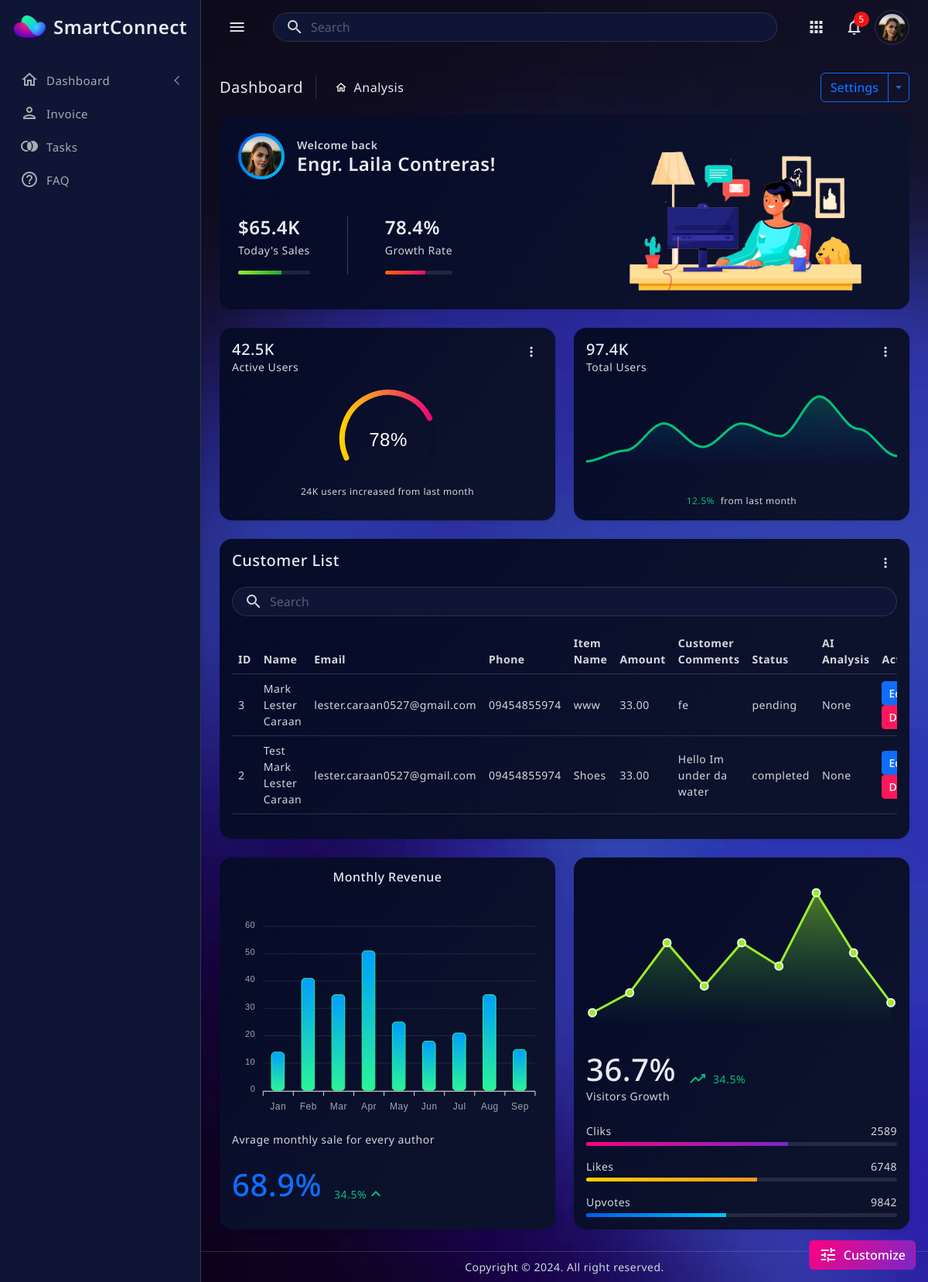
The page / on the database its author committed.
### app/models.py (models this page shows, shortened)
class Customer(models.Model):
    STATUS_CHOICES = [
        ('pending', 'Pending'),
        ('completed', 'Completed'),
        ('failed', 'Failed'),
    ]
    id = models.CharField(max_length=100, primary_key=True)  # Assuming ID is a string
    name = models.CharField(max_length=255)
    email = models.EmailField()
    phone = models.CharField(max_length=15, blank=True, null=True)  # Optional field
    item_name = models.CharField(max_length=255, blank=True, null=True)  # Optional field
    amount = models.DecimalField(max_digits=10, decimal_places=2, blank=True, null=True)  # Optional field for monetary values
    customer_comments = models.TextField(blank=True, null=True)  # Optional field
    status = models.CharField(max_length=20, choices=STATUS_CHOICES, default='pending')
    ai_analysis = models.TextField(blank=True, null=True)  # Optional field for AI-generated analysis
    created_at = models.DateTimeField(auto_now_add=True)

### app/views.py (the view)
# urls.py: path('', index, name='index'),  # Index route
def index(request):
    sync_customer_db()  # Ensure the in-memory data is up-to-date
    query = request.GET.get('q', '').strip()  # Get query string from the URL
    if query:
        customers = [data for data in customer_db.values() if matches_query(data, query)]
    else:
        customers = list(customer_db.values())
    return render(request, 'app/index.html', {'customers': customers})

### app/templates/app/index.html (shortened to what this page needs)
{% extends 'base.html' %}
{% load static %}
{% block content %}
  <main class="main-wrapper">
    <div class="main-content">
				<div class="page-breadcrumb d-none d-sm-flex align-items-center mb-3">
					<div class="breadcrumb-title pe-3">Dashboard</div>
					<div class="ps-3">
						<nav aria-label="breadcrumb">
							<ol class="breadcrumb mb-0 p-0">
								<li class="breadcrumb-item active" aria-current="page">Analysis</li>
							</ol>
						</nav>
					</div>
					<div class="ms-auto">
						<div class="btn-group" class="actions">
							<button type="button" class="btn btn-outline-primary">Settings</button>
							<button type="button"  class="btn btn-outline-primary split-bg-primary dropdown-toggle dropdown-toggle-split" data-bs-toggle="dropdown">	<span class="visually-hidden">Toggle Dropdown</span>
							</button>
						</div>
					</div>
				</div>
        <div class="row">
          <div class="col-xxl-8 d-flex align-items-stretch">
            <div class="card w-100 overflow-hidden rounded-4">
              <div class="card-body position-relative p-4">
                <div class="row">
                  <div class="col-12 col-sm-7">
                    <div class="d-flex align-items-center gap-3 mb-5">
                      <img src="{% static 'assets/images/avatars/01.png' %}" class="rounded-circle bg-grd-info p-1"  width="60" height="60" alt="user">
                      <div class="">
                        <p class="mb-0 fw-semibold">Welcome back</p>
                        <h4 class="fw-semibold mb-0 fs-4 mb-0">Engr. Laila Contreras!</h4>
                      </div>
                    </div>
                    <div class="d-flex align-items-center gap-5">
                      <div class="">
                        <h4 class="mb-1 fw-semibold d-flex align-content-center">$65.4K
                        </h4>
                        <p class="mb-3">Today's Sales</p>
                        <div class="progress mb-0" style="height:5px;">
                          <div class="progress-bar bg-grd-success" role="progressbar" style="width: 60%" aria-valuenow="25" aria-valuemin="0" aria-valuemax="100"></div>
                        </div>
                      </div>
                      <div class="">
                        <h4 class="mb-1 fw-semibold d-flex align-content-center">78.4%
                        </h4>
                        <p class="mb-3">Growth Rate</p>
                        <div class="progress mb-0" style="height:5px;">
                          <div class="progress-bar bg-grd-danger" role="progressbar" style="width: 60%" aria-valuenow="25" aria-valuemin="0" aria-valuemax="100"></div>
                        </div>
                      </div>
                    </div>
                  </div>
                  <div class="col-12 col-sm-5">
                    <div class="welcome-back-img pt-4">
                       <img src="{% static 'assets/images/gallery/welcome-back-3.png' %}" height="180" alt="">
                    </div>
                  </div>
                </div>
              </div>
            </div>
          </div>
          <div class="col-xl-6 col-xxl-2 d-flex align-items-stretch">
            <div class="card w-100 rounded-4">
              <div class="card-body">
                <div class="d-flex align-items-start justify-content-between mb-1">
                  <div class="">
                    <h5 class="mb-0">42.5K</h5>
                    <p class="mb-0">Active Users</p>
                  </div>
                  <div class="dropdown">
                    <a href="javascript:;" class="dropdown-toggle-nocaret options dropdown-toggle"
                      data-bs-toggle="dropdown">
                      <span class="material-icons-outlined fs-5">more_vert</span>
                    </a>
                  </div>
                </div>
                <div class="chart-container2">
                  <div id="chart1"></div>
                </div>
                <div class="text-center">
                  <p class="mb-0 font-12">24K users increased from last month</p>
                </div>
              </div>
            </div>
          </div>
          <div class="col-xl-6 col-xxl-2 d-flex align-items-stretch">
            <div class="card w-100 rounded-4">
              <div class="card-body">
                <div class="d-flex align-items-start justify-content-between mb-3">
                  <div class="">
                    <h5 class="mb-0">97.4K</h5>
                    <p class="mb-0">Total Users</p>
                  </div>
                  <div class="dropdown">
                    <a href="javascript:;" class="dropdown-toggle-nocaret options dropdown-toggle"
                      data-bs-toggle="dropdown">
                      <span class="material-icons-outlined fs-5">more_vert</span>
                    </a>
                  </div>
                </div>
                <div class="chart-container2">
                  <div id="chart2"></div>
                </div>
                <div class="text-center">
                  <p class="mb-0 font-12"><span class="text-success me-1">12.5%</span> from last month</p>
                </div>
              </div>
            </div>
          </div>
          <div class="col-lg-12 col-xxl-12 d-flex align-items-stretch">
            <div class="card w-100 rounded-4">
              <div class="card-body">
                <div class="d-flex align-items-start justify-content-between mb-3">
                  <div class="">
                    <h5 class="mb-0">Customer List</h5>
                  </div>
                  <div class="dropdown">
                    <a href="javascript:;" class="dropdown-toggle-nocaret options dropdown-toggle" data-bs-toggle="dropdown">
                      <span class="material-icons-outlined fs-5">more_vert</span>
                    </a>
                  </div>
                </div>
                <form method="GET" action="{% url 'index' %}">
                  <div class="order-search position-relative my-3">
                    <input
                      class="form-control rounded-5 px-5"
                      name="q"
                      type="text"
                      placeholder="Search"
                      value="{{ request.GET.q }}"
                    >
                    <span class="material-icons-outlined position-absolute ms-3 translate-middle-y start-0 top-50">search</span>
                  </div>
                </form>
                <div class="table-responsive">
                  <table class="table align-middle">
                    <thead>
                      <tr>
                        <th>ID</th>
                        <th>Name</th>
                        <th>Email</th>
                        <th>Phone</th>
                        <th>Item Name</th>
                        <th>Amount</th>
                        <th>Customer Comments</th>
                        <th>Status</th>
                        <th>AI Analysis</th>
                        <th>Actions</th>
                      </tr>
                    </thead>
                    <tbody>
                      {% for customer in customers %}
                      <tr>
                        <td>{{ customer.id }}</td>
                        <td>{{ customer.name }}</td>
                        <td>{{ customer.email }}</td>
                        <td>{{ customer.phone }}</td>
                        <td>{{ customer.item_name }}</td>
                        <td>{{ customer.amount }}</td>
                        <td>{{ customer.customer_comments }}</td>
                        <td>{{ customer.status }}</td>
                        <td>{{ customer.ai_analysis }}</td>
                        <td>
                          <button
                            class="btn btn-primary btn-sm"
                            data-bs-toggle="modal"
                            data-bs-target="#editCustomerModal"
                            onclick="populateEditForm(
                              '{{ customer.id }}',
                              '{{ customer.name }}',
                              '{{ customer.email }}',
                              '{{ customer.phone }}',
                              '{{ customer.item_name }}',
                              '{{ customer.amount }}',
                              '{{ customer.customer_comments }}',
                              '{{ customer.status }}',
                              '{{ customer.ai_analysis }}'
                            )"
                          >
                            Edit
                          </button>
                          <button
                            class="btn btn-danger btn-sm"
                            data-bs-toggle="modal"
                            data-bs-target="#deleteCustomerModal"
                            onclick="populateDeleteForm('{{ customer.id }}')"
                          >
                            Delete
                          </button>
                        </td>
                      </tr>
                      {% endfor %}
                    </tbody>
                  </table>
                </div>
              </div>
            </div>
          </div>
          <div class="col-xl-6 col-xxl-8 d-flex align-items-stretch">
            <div class="card w-100 rounded-4">
              <div class="card-body">
                <div class="text-center">
                  <h6 class="mb-0">Monthly Revenue</h6>
                </div>
                <div class="mt-4" id="chart5"></div>
                <p>Avrage monthly sale for every author</p>
                <div class="d-flex align-items-center gap-3 mt-4">
                  <div class="">
                    <h1 class="mb-0 text-primary">68.9%</h1>
                  </div>
                  <div class="d-flex align-items-center align-self-end">
                    <p class="mb-0 text-success">34.5%</p>
                    <span class="material-icons-outlined text-success">expand_less</span>
                  </div>
                </div>
              </div>
            </div>
          </div>
          <div class="col-xl-6 col-xxl-4 d-flex align-items-stretch">
            <div class="card w-100 rounded-4">
              <div class="card-body">
                <div id="chart8"></div>
                <div class="d-flex align-items-center gap-3 mt-4">
                  <div class="">
                    <h1 class="mb-0">36.7%</h1>
                  </div>
                  <div class="d-flex align-items-center align-self-end gap-2">
                    <span class="material-icons-outlined text-success">trending_up</span>
                    <p class="mb-0 text-success">34.5%</p>
                  </div>
                </div>
                <p class="mb-4">Visitors Growth</p>
                <div class="d-flex flex-column gap-3">
                  <div class="">
                    <p class="mb-1">Cliks <span class="float-end">2589</span></p>
                    <div class="progress" style="height: 5px;">
                      <div class="progress-bar bg-grd-primary" style="width: 65%"></div>
                    </div>
                  </div>
                  <div class="">
                    <p class="mb-1">Likes <span class="float-end">6748</span></p>
                    <div class="progress" style="height: 5px;">
                      <div class="progress-bar bg-grd-warning" style="width: 55%"></div>
                    </div>
                  </div>
                  <div class="">
                    <p class="mb-1">Upvotes <span class="float-end">9842</span></p>
                    <div class="progress" style="height: 5px;">
                      <div class="progress-bar bg-grd-info" style="width: 45%"></div>
                    </div>
                  </div>
                </div>
              </div>
            </div>
          </div>
        </div>
    </div>
  </main>
{% endblock %}

### rows shown on the page
Customer: name "Mark Lester Caraan", email "lester.caraan0527@gmail.com", phone "09454855974", item_name "www", amount "33.00", customer_comments "fe", status "pending"
Customer: name "Test Mark Lester Caraan", email "lester.caraan0527@gmail.com", phone "09454855974", item_name "Shoes", amount "33.00", customer_comments "Hello Im under da water", status "completed"

### other values the page prints
{{ customer.id }} "3" "2"
{{ customer.ai_analysis }} "None" "None"
